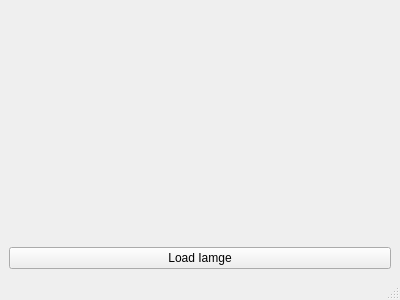
<?xml version="1.0" encoding="UTF-8"?>
<ui version="4.0">
 <class>MainWindow</class>
 <widget class="QMainWindow" name="MainWindow">
  <property name="geometry">
   <rect>
    <x>0</x>
    <y>0</y>
    <width>400</width>
    <height>300</height>
   </rect>
  </property>
  <property name="minimumSize">
   <size>
    <width>0</width>
    <height>0</height>
   </size>
  </property>
  <property name="maximumSize">
   <size>
    <width>16777215</width>
    <height>480</height>
   </size>
  </property>
  <property name="windowTitle">
   <string>MainWindow</string>
  </property>
  <widget class="QWidget" name="centralwidget">
   <layout class="QVBoxLayout" name="verticalLayout">
    <item>
     <widget class="QLabel" name="label">
      <property name="frameShape">
       <enum>QFrame::Shape::NoFrame</enum>
      </property>
      <property name="text">
       <string/>
      </property>
      <property name="alignment">
       <set>Qt::AlignmentFlag::AlignCenter</set>
      </property>
     </widget>
    </item>
    <item>
     <widget class="QPushButton" name="loadButton">
      <property name="text">
       <string>Load Iamge</string>
      </property>
     </widget>
    </item>
   </layout>
  </widget>
  <widget class="QMenuBar" name="menubar">
   <property name="geometry">
    <rect>
     <x>0</x>
     <y>0</y>
     <width>400</width>
     <height>18</height>
    </rect>
   </property>
  </widget>
  <widget class="QStatusBar" name="statusbar"/>
 </widget>
 <resources/>
 <connections/>
</ui>
